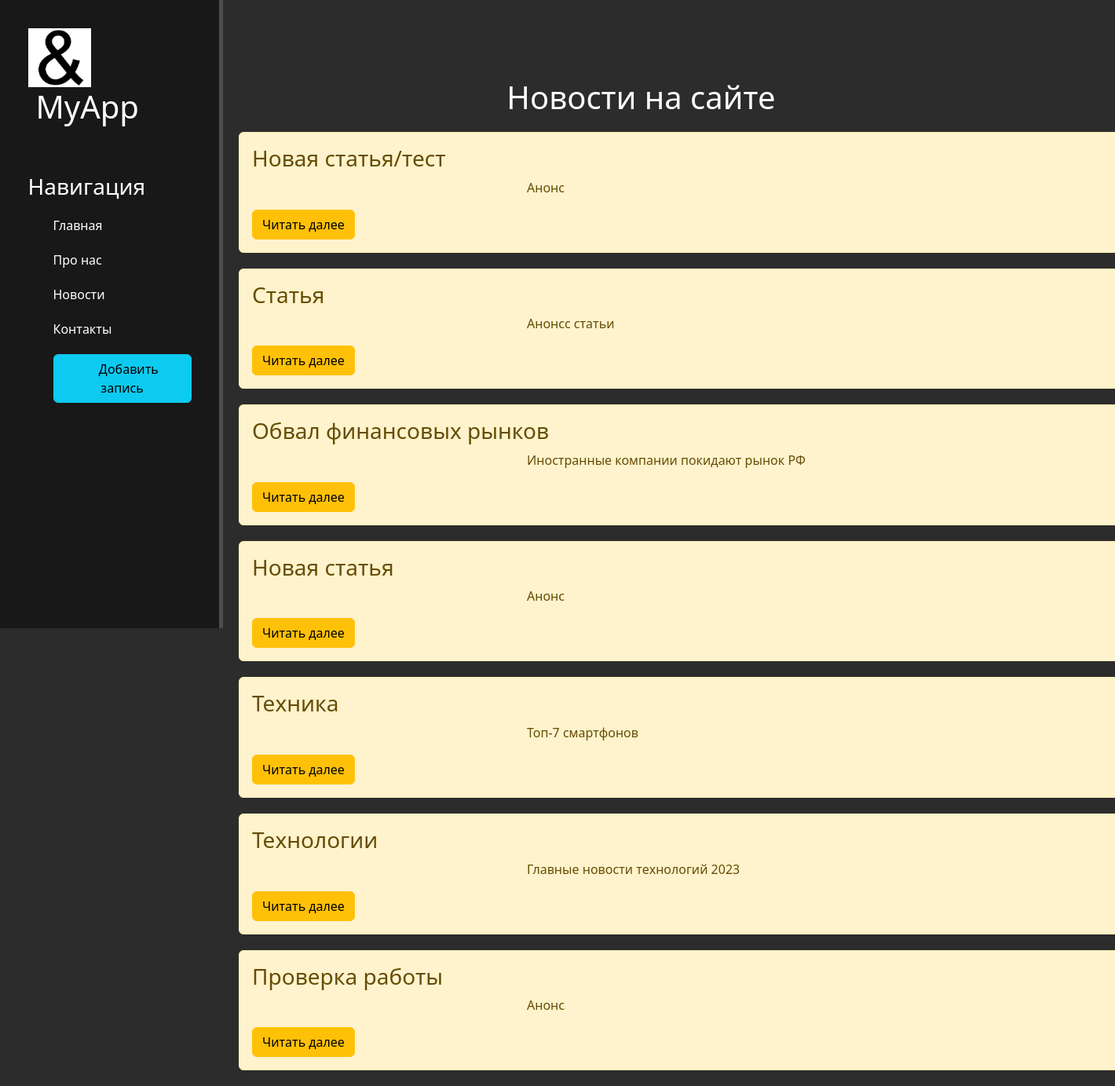
The page /news/ on the database as committed earlier.
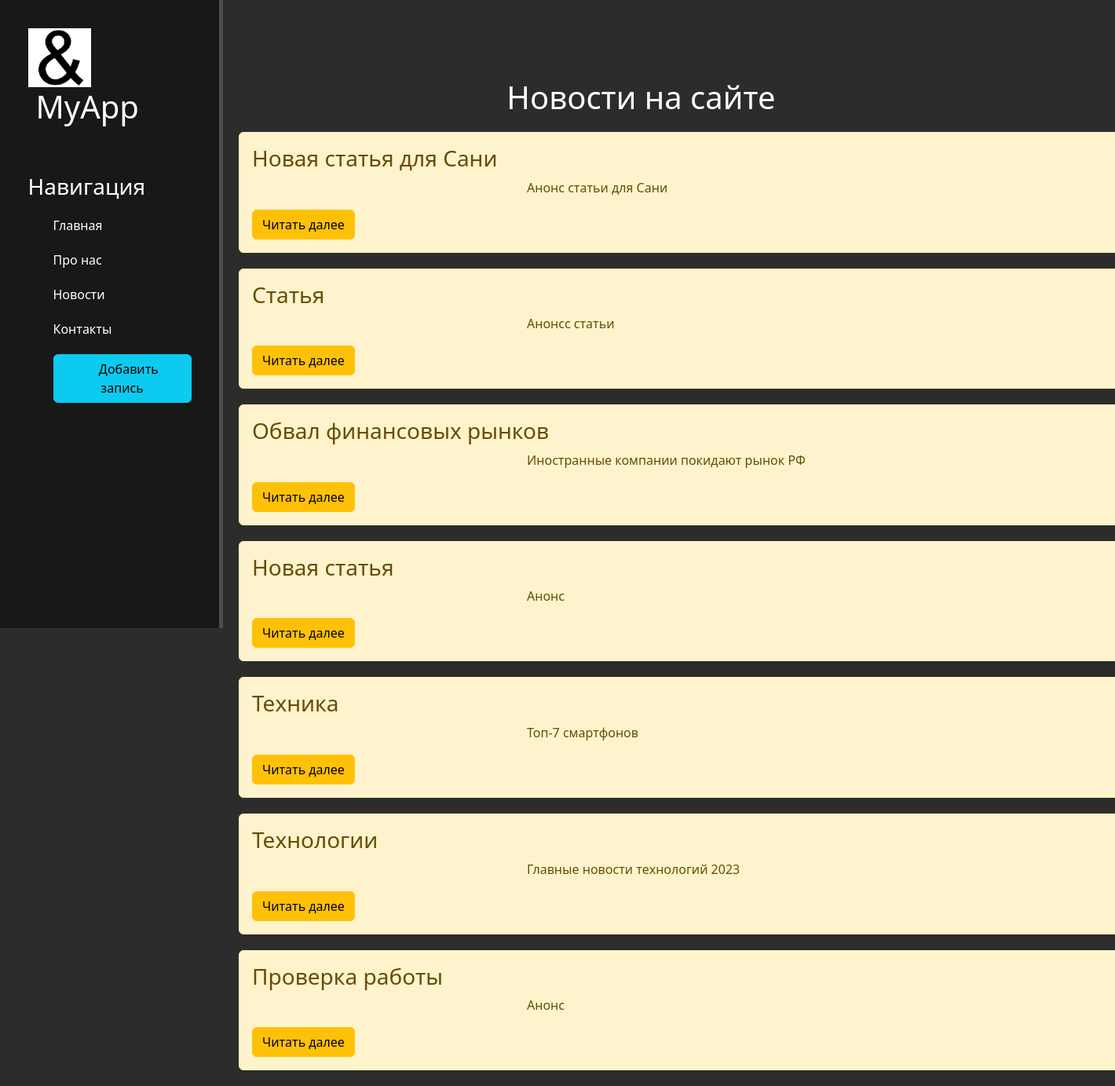
The same page on the database as committed later.
### news/models.py (models this page shows, shortened)
class Article(models.Model):
    title = models.CharField('Название', max_length=50, default='Новая статья')
    anons = models.CharField('Анонс', max_length=250, default='Анонс')
    full_text = models.TextField('Статья')
    date = models.DateTimeField('Дата публикации')
    class Meta:
        verbose_name = 'Новость'
        verbose_name_plural = 'Новости'

### news/views.py (the view)
# urls.py: path('', views.news_home, name='news_home'),
def news_home(request):
    news = Article.objects.order_by('-date')
    return render(request, 'news/news_home.html', {'news': news})

### news/templates/news/news_home.html (shortened to what this page needs)
{% extends 'main/layout.html' %}
{% block content %}
    <div class="features">
        <h1>Новости на сайте</h1>
        {% if news %}
            {% for el in news %}
                <div class="alert alert-warning">
                    <h3>{{ el.title }}</h3>
                    <p>{{ el.anons }}</p>
                    <a href="{% url 'news-detail' el.id %}" class="btn btn-warning">Читать далее</a>
                </div>
            {% endfor %}
        {% else %}
            <p>У вас нет записей</p>
        {% endif %}
    </div>
{% endblock %}

### main/templates/main/layout.html (shortened to what this page needs)
{% load static %}
<html lang="ru">
<head>
    <link rel="stylesheet" href="https://cdn.jsdelivr.net/npm/bootstrap@5.2.3/dist/css/bootstrap.min.css">
    <link rel="stylesheet" href="{% static 'main/css/main.css' %}">
    <link rel="stylesheet" href="https://cdn.jsdelivr.net/npm/@fortawesome/fontawesome-free@6.2.1/css/fontawesome.min.css">
</head>
<body> <aside>
    <img src="/static/main/img/amp.png" alt="лого">
    <span class="logo">MyApp</span>
    <h3>Навигация</h3>
     <ul>
            <a href="{% url 'home' %}"><li> Главная</li></a>
            <a href="{% url 'about' %}"><li> Про нас</li></a>
            <a href="{% url 'news_home' %}"><li> Новости</li></a>
            <a href=""><li> Контакты</li></a>
            <a href="{% url 'create' %}"><li><button class="btn btn-info"><i class="fas fa-plus-circle"></i> Добавить запись</li></a>
        </ul>
</aside>
    <main>
        {% block content %}
        {% endblock %}
    </main>
</body>
</html>

### main/static/main/css/main.css (style rules this page uses)
body { background: #2c2c2c; }
aside { float: left; background: #181818; width: 20%; padding: 2.5%; height: 100vh; color: #fff; border-right: 5px solid #4d4d4d; }
aside img { width: 80px; float: left; }
aside .logo { font-size: 40px; margin-left: 10px; font_weight: bold; position: relative; top: -5px; }
aside h3 { margin-top: 50px; font_size: 28px; }
aside ul { list-style: none }
aside ul li { color: #fff; display: block; margin-top: 20px; transition: transform .6s ease; }
main .features { float: left; color: #fff; margin-top: 100px; text-align: center; width: 75%; }
main .features h1 { size: 50px; }
main .features p { max-width: 400px; margin 20px auto; margin-left: 350px; }
.alert-warning { clear: both; width: 1150px; margin: 20px ; text-align: left; }

### main/templates/main/layout.html (style rules this page uses)
a { text-decoration: none; }

Rows that differ between the two databases and show on the page:
removed Article: title "Новая статья/тест", anons "Анонс"
added Article: title "Новая статья для Сани", anons "Анонс статьи для Сани"
